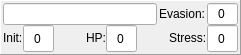
<?xml version="1.0" encoding="UTF-8"?>
<ui version="4.0">
 <class>CombatantWidgetCharacter</class>
 <widget class="CombatantWidget" name="CombatantWidgetCharacter">
  <property name="geometry">
   <rect>
    <x>0</x>
    <y>0</y>
    <width>241</width>
    <height>55</height>
   </rect>
  </property>
  <property name="sizePolicy">
   <sizepolicy hsizetype="Preferred" vsizetype="Preferred">
    <horstretch>0</horstretch>
    <verstretch>0</verstretch>
   </sizepolicy>
  </property>
  <property name="windowTitle">
   <string/>
  </property>
  <property name="styleSheet">
   <string notr="true">background-image: url(:/img/data/parchment.jpg);</string>
  </property>
  <property name="frameShape">
   <enum>QFrame::Shape::Panel</enum>
  </property>
  <property name="frameShadow">
   <enum>QFrame::Shadow::Raised</enum>
  </property>
  <layout class="QHBoxLayout" name="horizontalLayout_5">
   <property name="spacing">
    <number>2</number>
   </property>
   <property name="leftMargin">
    <number>2</number>
   </property>
   <property name="topMargin">
    <number>2</number>
   </property>
   <property name="rightMargin">
    <number>2</number>
   </property>
   <property name="bottomMargin">
    <number>2</number>
   </property>
   <item>
    <layout class="QVBoxLayout" name="verticalLayout_2">
     <property name="spacing">
      <number>0</number>
     </property>
     <item>
      <layout class="QHBoxLayout" name="horizontalLayout_2" stretch="5,1,1">
       <property name="spacing">
        <number>2</number>
       </property>
       <item>
        <widget class="QLineEdit" name="edtName">
         <property name="sizePolicy">
          <sizepolicy hsizetype="Preferred" vsizetype="Fixed">
           <horstretch>0</horstretch>
           <verstretch>0</verstretch>
          </sizepolicy>
         </property>
         <property name="readOnly">
          <bool>true</bool>
         </property>
         <property name="dmhValue" stdset="0">
          <string>name</string>
         </property>
        </widget>
       </item>
       <item>
        <widget class="QLabel" name="label_5">
         <property name="sizePolicy">
          <sizepolicy hsizetype="Preferred" vsizetype="Preferred">
           <horstretch>0</horstretch>
           <verstretch>0</verstretch>
          </sizepolicy>
         </property>
         <property name="text">
          <string>Evasion:</string>
         </property>
         <property name="alignment">
          <set>Qt::AlignmentFlag::AlignRight|Qt::AlignmentFlag::AlignTrailing|Qt::AlignmentFlag::AlignVCenter</set>
         </property>
        </widget>
       </item>
       <item>
        <widget class="QLineEdit" name="edtAC">
         <property name="sizePolicy">
          <sizepolicy hsizetype="Preferred" vsizetype="Fixed">
           <horstretch>0</horstretch>
           <verstretch>0</verstretch>
          </sizepolicy>
         </property>
         <property name="text">
          <string>0</string>
         </property>
         <property name="alignment">
          <set>Qt::AlignmentFlag::AlignCenter</set>
         </property>
         <property name="readOnly">
          <bool>true</bool>
         </property>
         <property name="dmhValue" stdset="0">
          <string>armorClass</string>
         </property>
         <property name="dmhFormat" stdset="0">
          <string>int</string>
         </property>
        </widget>
       </item>
      </layout>
     </item>
     <item>
      <layout class="QHBoxLayout" name="horizontalLayout" stretch="1,2,2,1,2,2,1,2">
       <property name="spacing">
        <number>0</number>
       </property>
       <item>
        <widget class="QLabel" name="label">
         <property name="sizePolicy">
          <sizepolicy hsizetype="Preferred" vsizetype="Fixed">
           <horstretch>0</horstretch>
           <verstretch>0</verstretch>
          </sizepolicy>
         </property>
         <property name="minimumSize">
          <size>
           <width>0</width>
           <height>22</height>
          </size>
         </property>
         <property name="maximumSize">
          <size>
           <width>16777215</width>
           <height>22</height>
          </size>
         </property>
         <property name="text">
          <string>Init:</string>
         </property>
        </widget>
       </item>
       <item>
        <widget class="QLineEdit" name="edtInit">
         <property name="sizePolicy">
          <sizepolicy hsizetype="Preferred" vsizetype="Fixed">
           <horstretch>0</horstretch>
           <verstretch>0</verstretch>
          </sizepolicy>
         </property>
         <property name="minimumSize">
          <size>
           <width>0</width>
           <height>22</height>
          </size>
         </property>
         <property name="maximumSize">
          <size>
           <width>16777215</width>
           <height>30</height>
          </size>
         </property>
         <property name="text">
          <string>0</string>
         </property>
         <property name="alignment">
          <set>Qt::AlignmentFlag::AlignCenter</set>
         </property>
         <property name="dmhValue" stdset="0">
          <string>dmh:initiative</string>
         </property>
         <property name="dmhFormat" stdset="0">
          <string>int</string>
         </property>
        </widget>
       </item>
       <item>
        <spacer name="horizontalSpacer_2">
         <property name="orientation">
          <enum>Qt::Orientation::Horizontal</enum>
         </property>
         <property name="sizeType">
          <enum>QSizePolicy::Policy::MinimumExpanding</enum>
         </property>
         <property name="sizeHint" stdset="0">
          <size>
           <width>0</width>
           <height>5</height>
          </size>
         </property>
        </spacer>
       </item>
       <item>
        <widget class="QLabel" name="label_2">
         <property name="sizePolicy">
          <sizepolicy hsizetype="Preferred" vsizetype="Fixed">
           <horstretch>0</horstretch>
           <verstretch>0</verstretch>
          </sizepolicy>
         </property>
         <property name="minimumSize">
          <size>
           <width>0</width>
           <height>22</height>
          </size>
         </property>
         <property name="maximumSize">
          <size>
           <width>16777215</width>
           <height>22</height>
          </size>
         </property>
         <property name="text">
          <string>HP:</string>
         </property>
        </widget>
       </item>
       <item>
        <widget class="QLineEdit" name="edtHP">
         <property name="sizePolicy">
          <sizepolicy hsizetype="Preferred" vsizetype="Fixed">
           <horstretch>0</horstretch>
           <verstretch>0</verstretch>
          </sizepolicy>
         </property>
         <property name="minimumSize">
          <size>
           <width>0</width>
           <height>22</height>
          </size>
         </property>
         <property name="maximumSize">
          <size>
           <width>16777215</width>
           <height>30</height>
          </size>
         </property>
         <property name="text">
          <string>0</string>
         </property>
         <property name="alignment">
          <set>Qt::AlignmentFlag::AlignCenter</set>
         </property>
         <property name="dmhValue" stdset="0">
          <string>dmh:health</string>
         </property>
         <property name="dmhFormat" stdset="0">
          <string>int</string>
         </property>
        </widget>
       </item>
       <item>
        <spacer name="horizontalSpacer">
         <property name="orientation">
          <enum>Qt::Orientation::Horizontal</enum>
         </property>
         <property name="sizeType">
          <enum>QSizePolicy::Policy::MinimumExpanding</enum>
         </property>
         <property name="sizeHint" stdset="0">
          <size>
           <width>0</width>
           <height>5</height>
          </size>
         </property>
        </spacer>
       </item>
       <item>
        <widget class="QLabel" name="label_6">
         <property name="sizePolicy">
          <sizepolicy hsizetype="Preferred" vsizetype="Fixed">
           <horstretch>0</horstretch>
           <verstretch>0</verstretch>
          </sizepolicy>
         </property>
         <property name="minimumSize">
          <size>
           <width>0</width>
           <height>22</height>
          </size>
         </property>
         <property name="maximumSize">
          <size>
           <width>16777215</width>
           <height>22</height>
          </size>
         </property>
         <property name="text">
          <string>Stress:</string>
         </property>
        </widget>
       </item>
       <item>
        <widget class="QLineEdit" name="edtMove">
         <property name="sizePolicy">
          <sizepolicy hsizetype="Preferred" vsizetype="Fixed">
           <horstretch>0</horstretch>
           <verstretch>0</verstretch>
          </sizepolicy>
         </property>
         <property name="minimumSize">
          <size>
           <width>0</width>
           <height>22</height>
          </size>
         </property>
         <property name="maximumSize">
          <size>
           <width>16777215</width>
           <height>30</height>
          </size>
         </property>
         <property name="text">
          <string>0</string>
         </property>
         <property name="alignment">
          <set>Qt::AlignmentFlag::AlignCenter</set>
         </property>
         <property name="dmhValue" stdset="0">
          <string>stress</string>
         </property>
         <property name="dmhFormat" stdset="0">
          <string>int</string>
         </property>
        </widget>
       </item>
      </layout>
     </item>
    </layout>
   </item>
  </layout>
 </widget>
 <customwidgets>
  <customwidget>
   <class>CombatantWidget</class>
   <extends>QFrame</extends>
   <header>combatantwidget.h</header>
   <container>1</container>
  </customwidget>
 </customwidgets>
 <resources/>
 <connections/>
</ui>
